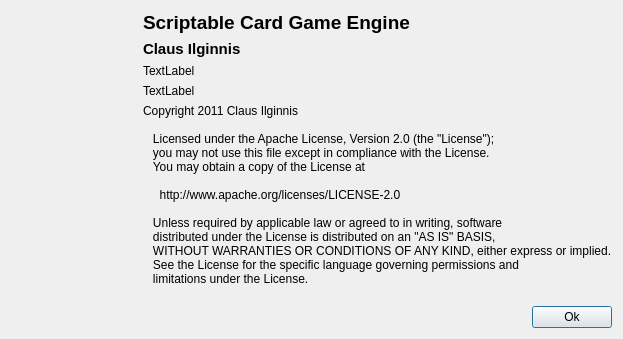
<?xml version="1.0" encoding="UTF-8"?>
<ui version="4.0">
 <class>AboutDialog</class>
 <widget class="QDialog" name="AboutDialog">
  <property name="geometry">
   <rect>
    <x>0</x>
    <y>0</y>
    <width>623</width>
    <height>308</height>
   </rect>
  </property>
  <property name="windowTitle">
   <string>Dialog</string>
  </property>
  <layout class="QGridLayout" name="gridLayout">
   <item row="0" column="0" rowspan="5">
    <widget class="QLabel" name="label">
     <property name="text">
      <string/>
     </property>
     <property name="pixmap">
      <pixmap resource="images.qrc">:/images/logo.svg</pixmap>
     </property>
    </widget>
   </item>
   <item row="0" column="1" colspan="2">
    <widget class="QLabel" name="label_3">
     <property name="text">
      <string>&lt;!DOCTYPE HTML PUBLIC &quot;-//W3C//DTD HTML 4.0//EN&quot; &quot;http://www.w3.org/TR/REC-html40/strict.dtd&quot;&gt;
&lt;html&gt;&lt;head&gt;&lt;meta name=&quot;qrichtext&quot; content=&quot;1&quot; /&gt;&lt;style type=&quot;text/css&quot;&gt;
p, li { white-space: pre-wrap; }
&lt;/style&gt;&lt;/head&gt;&lt;body style=&quot; font-family:'Ubuntu'; font-size:9pt; font-weight:400; font-style:normal;&quot;&gt;
&lt;p style=&quot; margin-top:0px; margin-bottom:0px; margin-left:0px; margin-right:0px; -qt-block-indent:0; text-indent:0px;&quot;&gt;&lt;span style=&quot; font-size:14pt; font-weight:600;&quot;&gt;Scriptable Card Game Engine&lt;/span&gt;&lt;/p&gt;&lt;/body&gt;&lt;/html&gt;</string>
     </property>
    </widget>
   </item>
   <item row="1" column="1" colspan="2">
    <widget class="QLabel" name="label_4">
     <property name="text">
      <string>&lt;!DOCTYPE HTML PUBLIC &quot;-//W3C//DTD HTML 4.0//EN&quot; &quot;http://www.w3.org/TR/REC-html40/strict.dtd&quot;&gt;
&lt;html&gt;&lt;head&gt;&lt;meta name=&quot;qrichtext&quot; content=&quot;1&quot; /&gt;&lt;style type=&quot;text/css&quot;&gt;
p, li { white-space: pre-wrap; }
&lt;/style&gt;&lt;/head&gt;&lt;body style=&quot; font-family:'Ubuntu'; font-size:9pt; font-weight:400; font-style:normal;&quot;&gt;
&lt;p style=&quot; margin-top:0px; margin-bottom:0px; margin-left:0px; margin-right:0px; -qt-block-indent:0; text-indent:0px;&quot;&gt;&lt;span style=&quot; font-size:11pt; font-weight:600;&quot;&gt;Claus Ilginnis&lt;/span&gt;&lt;/p&gt;&lt;/body&gt;&lt;/html&gt;</string>
     </property>
    </widget>
   </item>
   <item row="2" column="1">
    <widget class="QLabel" name="_version">
     <property name="text">
      <string>TextLabel</string>
     </property>
    </widget>
   </item>
   <item row="3" column="1">
    <widget class="QLabel" name="_buildDate">
     <property name="text">
      <string>TextLabel</string>
     </property>
    </widget>
   </item>
   <item row="4" column="1" colspan="2">
    <widget class="QLabel" name="label_2">
     <property name="text">
      <string>Copyright 2011 Claus Ilginnis &lt;Claus@Ilginnis.de&gt;

   Licensed under the Apache License, Version 2.0 (the &quot;License&quot;);
   you may not use this file except in compliance with the License.
   You may obtain a copy of the License at

     http://www.apache.org/licenses/LICENSE-2.0

   Unless required by applicable law or agreed to in writing, software
   distributed under the License is distributed on an &quot;AS IS&quot; BASIS,
   WITHOUT WARRANTIES OR CONDITIONS OF ANY KIND, either express or implied.
   See the License for the specific language governing permissions and
   limitations under the License.
</string>
     </property>
    </widget>
   </item>
   <item row="5" column="1" colspan="2">
    <layout class="QHBoxLayout" name="horizontalLayout">
     <item>
      <spacer name="horizontalSpacer">
       <property name="orientation">
        <enum>Qt::Horizontal</enum>
       </property>
       <property name="sizeHint" stdset="0">
        <size>
         <width>40</width>
         <height>20</height>
        </size>
       </property>
      </spacer>
     </item>
     <item>
      <widget class="QPushButton" name="_okPushButton">
       <property name="text">
        <string>Ok</string>
       </property>
      </widget>
     </item>
    </layout>
   </item>
  </layout>
 </widget>
 <resources>
  <include location="images.qrc"/>
 </resources>
 <connections/>
</ui>
